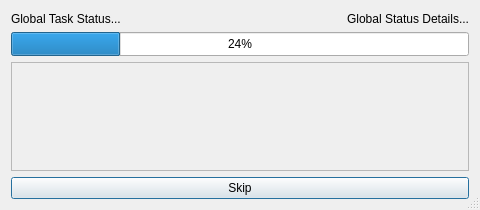
<?xml version="1.0" encoding="UTF-8"?>
<ui version="4.0">
 <class>ProgressDialog</class>
 <widget class="QDialog" name="ProgressDialog">
  <property name="geometry">
   <rect>
    <x>0</x>
    <y>0</y>
    <width>480</width>
    <height>210</height>
   </rect>
  </property>
  <property name="sizePolicy">
   <sizepolicy hsizetype="Preferred" vsizetype="Preferred">
    <horstretch>1</horstretch>
    <verstretch>1</verstretch>
   </sizepolicy>
  </property>
  <property name="minimumSize">
   <size>
    <width>480</width>
    <height>210</height>
   </size>
  </property>
  <property name="windowTitle">
   <string>Please wait...</string>
  </property>
  <property name="sizeGripEnabled">
   <bool>true</bool>
  </property>
  <layout class="QVBoxLayout" name="verticalLayout" stretch="0,0,0,0">
   <item>
    <layout class="QHBoxLayout" name="horizontalLayout" stretch="1,0">
     <item>
      <widget class="QLabel" name="globalStatusLabel">
       <property name="sizePolicy">
        <sizepolicy hsizetype="Preferred" vsizetype="Fixed">
         <horstretch>0</horstretch>
         <verstretch>0</verstretch>
        </sizepolicy>
       </property>
       <property name="minimumSize">
        <size>
         <width>0</width>
         <height>15</height>
        </size>
       </property>
       <property name="text">
        <string>Global Task Status...</string>
       </property>
       <property name="wordWrap">
        <bool>true</bool>
       </property>
      </widget>
     </item>
     <item>
      <widget class="QLabel" name="globalStatusDetailsLabel">
       <property name="text">
        <string>Global Status Details...</string>
       </property>
       <property name="alignment">
        <set>Qt::AlignRight|Qt::AlignTrailing|Qt::AlignVCenter</set>
       </property>
      </widget>
     </item>
    </layout>
   </item>
   <item>
    <widget class="QProgressBar" name="globalProgressBar">
     <property name="enabled">
      <bool>true</bool>
     </property>
     <property name="minimumSize">
      <size>
       <width>0</width>
       <height>24</height>
      </size>
     </property>
     <property name="value">
      <number>24</number>
     </property>
    </widget>
   </item>
   <item>
    <widget class="QScrollArea" name="taskProgressScrollArea">
     <property name="sizePolicy">
      <sizepolicy hsizetype="Expanding" vsizetype="MinimumExpanding">
       <horstretch>0</horstretch>
       <verstretch>0</verstretch>
      </sizepolicy>
     </property>
     <property name="minimumSize">
      <size>
       <width>0</width>
       <height>100</height>
      </size>
     </property>
     <property name="frameShape">
      <enum>QFrame::StyledPanel</enum>
     </property>
     <property name="horizontalScrollBarPolicy">
      <enum>Qt::ScrollBarAsNeeded</enum>
     </property>
     <property name="sizeAdjustPolicy">
      <enum>QAbstractScrollArea::AdjustToContents</enum>
     </property>
     <property name="widgetResizable">
      <bool>true</bool>
     </property>
     <widget class="QWidget" name="taskProgressContainer">
      <property name="geometry">
       <rect>
        <x>0</x>
        <y>0</y>
        <width>460</width>
        <height>108</height>
       </rect>
      </property>
      <layout class="QVBoxLayout" name="taskProgressLayout">
       <property name="spacing">
         <number>8</number>
       </property>
      </layout>
     </widget>
    </widget>
   </item>
   <item>
    <widget class="QPushButton" name="skipButton">
     <property name="sizePolicy">
      <sizepolicy hsizetype="Expanding" vsizetype="Fixed">
       <horstretch>0</horstretch>
       <verstretch>0</verstretch>
      </sizepolicy>
     </property>
     <property name="text">
      <string>Skip</string>
     </property>
    </widget>
   </item>
  </layout>
 </widget>
 <resources/>
 <connections/>
</ui>
